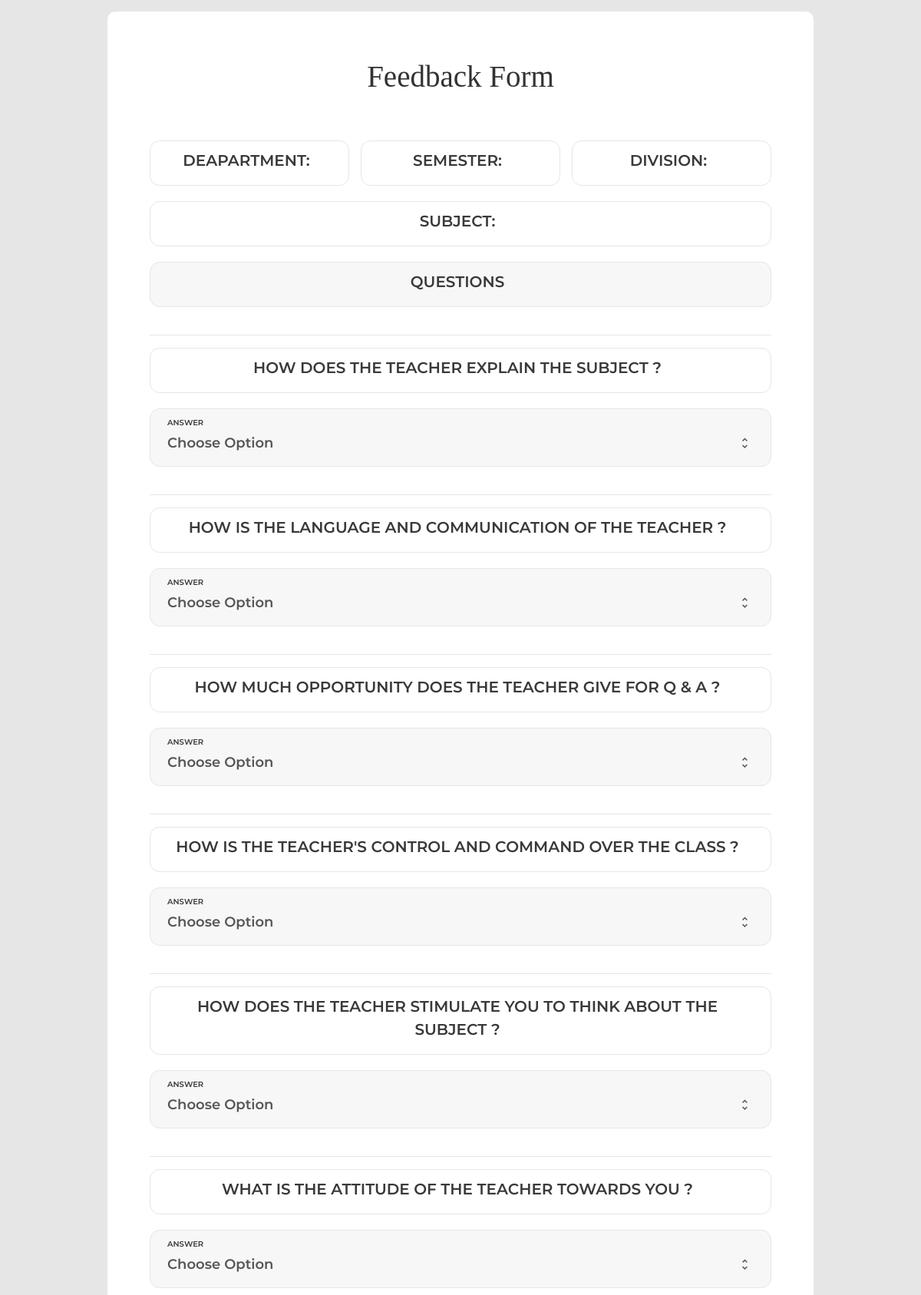
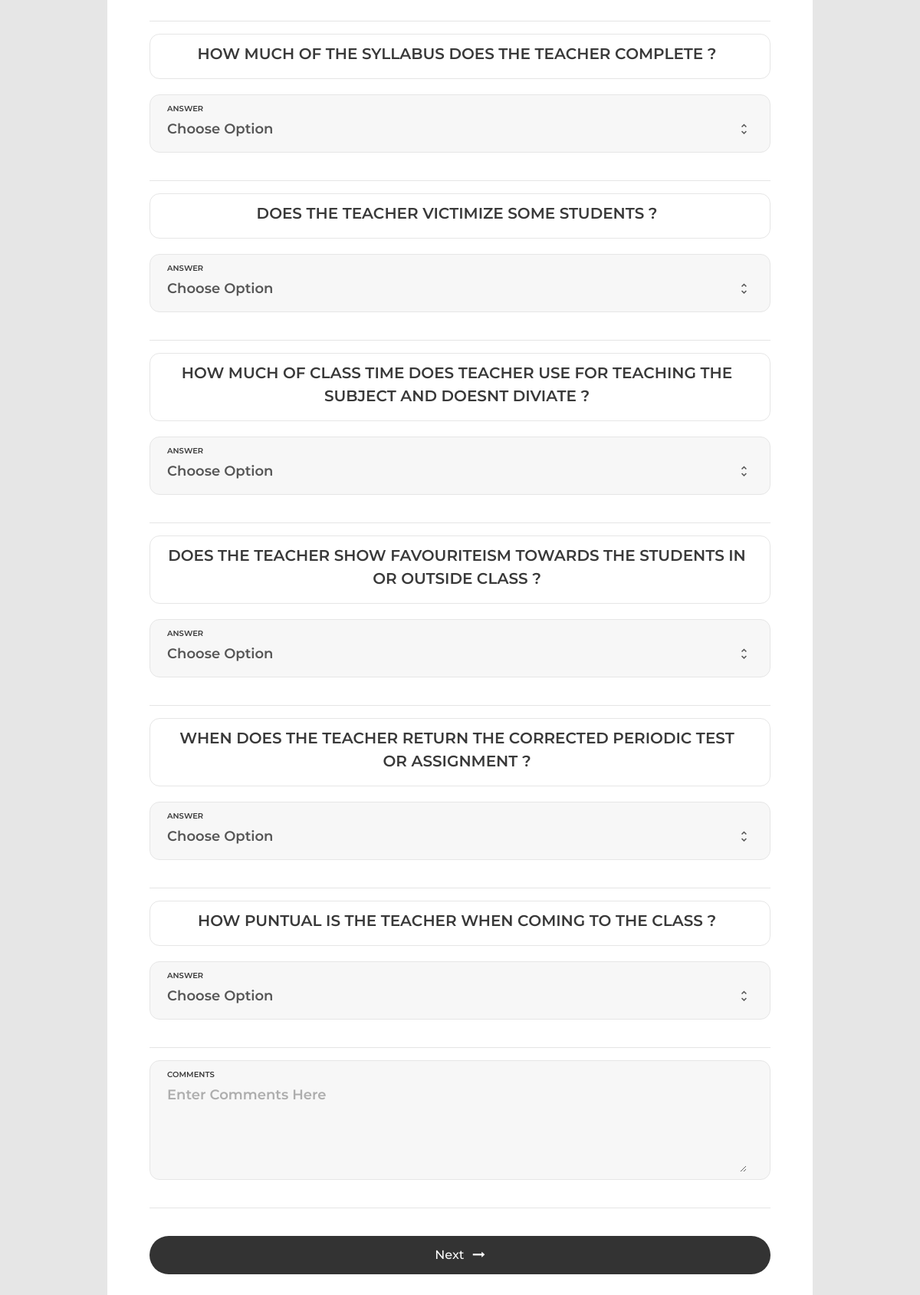
/feedback/Feedback.php, run on the app's committed database (2 pictures, top to bottom).
### tables this page shows
CREATE TABLE `feedback_ques` (
  `fbq_id` int(200) NOT NULL,
  `question` varchar(300) NOT NULL,
  `ans1` varchar(200) NOT NULL,
  `ans2` varchar(200) NOT NULL,
  `ans3` varchar(200) NOT NULL,
  `ans4` varchar(200) NOT NULL,
  `ans5` varchar(200) NOT NULL
);

### feedback/Feedback.php (the view, shortened to what this page needs)
<?php require('../dbconnect.php');
$dept = $_SESSION['Dept'];
$sem = $_SESSION['Sem'];
$div = $_SESSION['Div'];
$sub = array();
$iter = $_SESSION['iter'];
?>
<html lang="en">
<head>
		<link rel="stylesheet" type="text/css" href="../style/forms/vendor/bootstrap/css/bootstrap.min.css">
		<link rel="stylesheet" type="text/css" href="../style/forms/fonts/font-awesome-4.7.0/css/font-awesome.min.css">
		<link rel="stylesheet" type="text/css" href="../style/forms/fonts/iconic/css/material-design-iconic-font.min.css">
		<link rel="stylesheet" type="text/css" href="../style/forms/vendor/animate/animate.css">
		<link rel="stylesheet" type="text/css" href="../style/forms/vendor/css-hamburgers/hamburgers.min.css">
		<link rel="stylesheet" type="text/css" href="../style/forms/vendor/animsition/css/animsition.min.css">
		<link rel="stylesheet" type="text/css" href="../style/forms/vendor/select2/select2.min.css">
		<link rel="stylesheet" type="text/css" href="../style/forms/vendor/daterangepicker/daterangepicker.css">
		<link rel="stylesheet" type="text/css" href="../style/forms/vendor/noui/nouislider.min.css">
		<link rel="stylesheet" type="text/css" href="../style/forms/css/util.css">
		<link rel="stylesheet" type="text/css" href="../style/forms/css/main.css">
</head>
<body>
	<div class="container-contact100">
		<div class="wrap-contact100">
			<form class="contact100-form validate-form" action="Feedback.php" method="POST" enctype="multipart/form-data">
				<span class="contact100-form-title">
					Feedback Form
				</span>
				<div class="fb2-wrap-input100">
					<center><label class="label-inputx">Deapartment:<br><?= $dept ?></label></center>
				</div>
				<div class="fb2-wrap-input100">
					<center><label class="label-inputx">Semester: <br><?= $sem ?></label></center>
				</div>
				<div class="fb2-wrap-input100">
					<center><label class="label-inputx">Division: <br><?= $div ?></label></center>
				</div>
				<div class="wrap-input100">
					<center><label class="label-inputx">Subject: <br><?= $sub[$iter] ?> </label></center>
				</div>
				<div class="wrap-input100 bg1">
					<center><label class="label-inputx">QUESTIONS</label></center>
				</div>
				<?php
					$que = "SELECT * FROM feedback_ques";
					$result = mysqli_query($db, $que);
					while($rowq = mysqli_fetch_assoc($result)){
						echo "<hr width=100%>";
						echo "<div class='wrap-input100'>";
							echo "<center><label class='label-inputx'>".$rowq['question']."</label></center>";
						echo "</div>";
						echo "<div class='wrap-input100 input100-select bg1 validate-input' data-validate='Please Fill Field'>";
							echo "<span class='label-input100'>Answer</span>";
							echo "<div>";
						echo "</div>";
					echo "</div>";
					}
					?>
        <hr width=100%>
				<div class="wrap-input100  bg1 rs1-alert-validate" >
					<span class="label-input100">Comments</span>
					<textarea class="input100" name="remark" placeholder="Enter Comments Here"></textarea>
				</div>
				<hr width=100%>
				<div class="container-contact100-form-btn">
					<button type="submit" class="contact100-form-btn" name="feedback">
						<span>
							Next
							<i class="fa fa-long-arrow-right m-l-7" aria-hidden="true"></i>
						</span>
					</button>
				</div>
			</form>
		</div>
	</div>
</body>
</html>

### style/forms/css/main.css (style rules this page uses)
* { margin: 0px; padding: 0px; box-sizing: border-box; }
body, html { height: 100%; font-family: Poppins-Regular, sans-serif; }
textarea { outline: none; border: none; }
button { outline: none !important; border: none; background: transparent; }
.bg1 { background-color: #f7f7f7; }
.container-contact100 { width: 100%; min-height: 100vh; display: -webkit-box; display: -webkit-flex; display: -moz-box; display: -ms-flexbox; display: flex; flex-wrap: wrap; justify-content: center; align-items: center; padding: 15px; background: #e6e6e6; }
.wrap-contact100 { width: 920px; background: #fff; border-radius: 10px; overflow: hidden; padding: 62px 55px 90px 55px; }
.contact100-form { width: 100%; display: -webkit-box; display: -webkit-flex; display: -moz-box; display: -ms-flexbox; display: flex; flex-wrap: wrap; justify-content: space-between; }
.contact100-form-title { display: block; width: 100%; font-family: Montserrat-Black; font-size: 39px; color: #333333; line-height: 1.2; text-align: center; padding-bottom: 59px; }
.wrap-input100 { width: 100%; position: relative; border: 1px solid #e6e6e6; border-radius: 13px; padding: 10px 30px 9px 22px; margin-bottom: 20px; }
.fb2-wrap-input100 { width: calc((100% - 30px) / 3); border: 1px solid #e6e6e6; border-radius: 13px; padding: 10px 30px 9px 22px; margin-bottom: 20px; }
.label-input100 { font-family: Montserrat-SemiBold; font-size: 10px; color: #393939; line-height: 1.5; text-transform: uppercase; }
.label-inputx { font-family: Montserrat-SemiBold; font-size: 20px; color: #393939; line-height: 1.5; text-transform: uppercase; }
.input100 { display: block; width: 100%; background: transparent; font-family: Montserrat-SemiBold; font-size: 18px; color: #555555; line-height: 1.2; padding-right: 15px; }
textarea.input100 { min-height: 120px; padding-top: 9px; padding-bottom: 13px; }
.container-contact100-form-btn { display: -webkit-box; display: -webkit-flex; display: -moz-box; display: -ms-flexbox; display: flex; flex-wrap: wrap; justify-content: center; padding-top: 20px; width: 100%; }
.contact100-form-btn { display: -webkit-box; display: -webkit-flex; display: -moz-box; display: -ms-flexbox; display: flex; justify-content: center; align-items: center; padding: 0 20px; width: 100%; height: 50px; background-color: #333333; border-radius: 25px; font-family: Montserrat-Medium; font-size: 16px; color: #fff; line-height: 1.2; -webkit-transition: all 0.4s; -o-transition: all 0.4s; -moz-transition: all 0.4s; transition: all 0.4s; }
.contact100-form-btn i { -webkit-transition: all 0.4s; -o-transition: all 0.4s; -moz-transition: all 0.4s; transition: all 0.4s; }
.validate-input { position: relative; }

### data on the page
feedback_ques: question "HOW DOES THE TEACHER EXPLAIN THE SUBJECT ?"
feedback_ques: question "HOW IS THE LANGUAGE AND COMMUNICATION OF THE TEACHER ?"
feedback_ques: question "HOW MUCH OPPORTUNITY DOES THE TEACHER GIVE FOR Q & A ?"
feedback_ques: question "HOW IS THE TEACHER'S CONTROL AND COMMAND OVER THE CLASS ?"
feedback_ques: question "HOW DOES THE TEACHER STIMULATE YOU TO THINK ABOUT THE SUBJECT ?"
feedback_ques: question "WHAT IS THE ATTITUDE OF THE TEACHER TOWARDS YOU ?"
feedback_ques: question "HOW MUCH OF THE SYLLABUS DOES THE TEACHER COMPLETE ?"
feedback_ques: question "DOES THE TEACHER VICTIMIZE SOME STUDENTS ?"
feedback_ques: question "HOW MUCH OF CLASS TIME DOES TEACHER USE FOR TEACHING THE SUBJECT AND DOESNT DIVIATE ?"
feedback_ques: question "DOES THE TEACHER SHOW FAVOURITEISM TOWARDS THE STUDENTS IN OR OUTSIDE CLASS ?"
feedback_ques: question "WHEN DOES THE TEACHER RETURN THE CORRECTED PERIODIC TEST OR ASSIGNMENT ?"
feedback_ques: question "HOW PUNTUAL IS THE TEACHER WHEN COMING TO THE CLASS ?"
